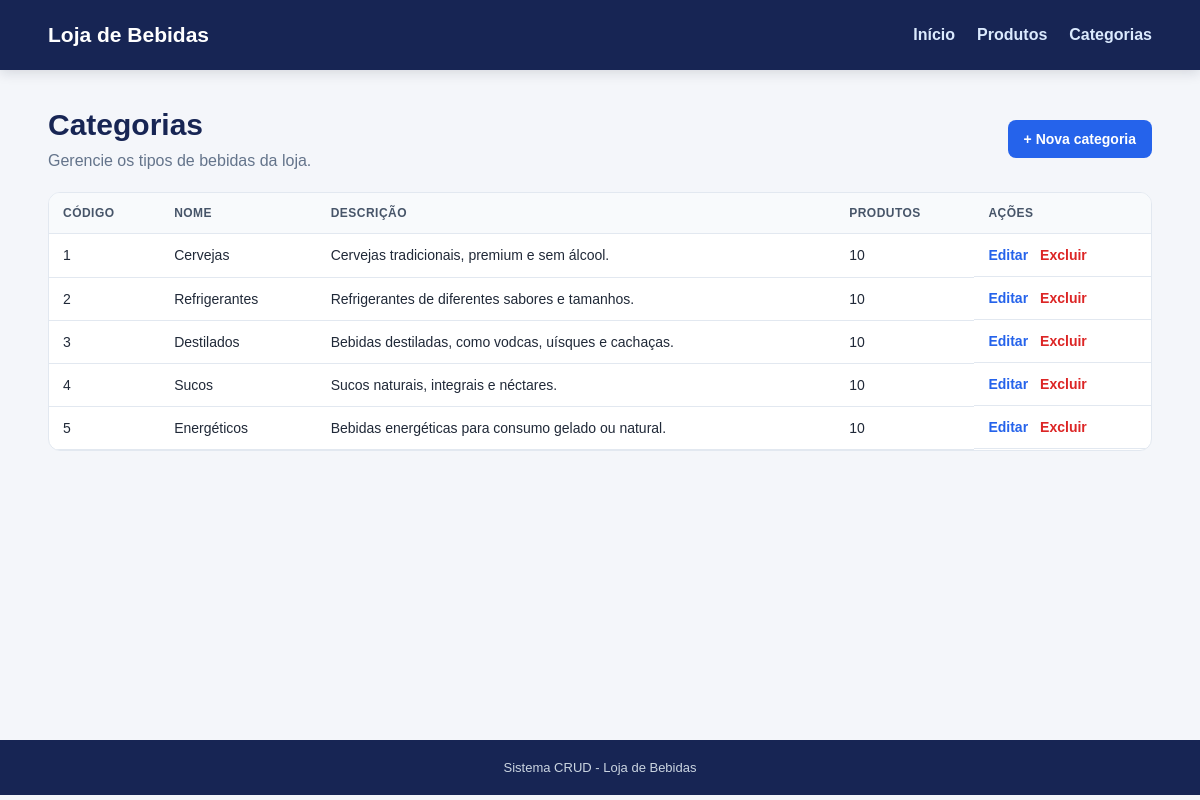
The app's page /categorias/index.php with its own data.
### tables this page shows
CREATE TABLE categorias (
    codigo_categoria INT UNSIGNED NOT NULL,
    nome VARCHAR(60) NOT NULL,
    descricao VARCHAR(255) NULL,
    PRIMARY KEY (codigo_categoria),
    UNIQUE KEY uq_categorias_nome (nome)
);

### categorias/index.php (the view, shortened to what this page needs)
<?php
require_once __DIR__ . "/../config/conexao.php";
$categorias = $pdo
  ->query(
    "SELECT c.*, COUNT(p.codigo_produto) AS total_produtos
     FROM categorias c
     LEFT JOIN produtos p
       ON p.categoria_codigo = c.codigo_categoria
     GROUP BY c.codigo_categoria
     ORDER BY c.codigo_categoria"
  )
  ->fetchAll();
require __DIR__ . "/../includes/header.php";
?>
<div class="titulo-pagina">
  <div>
    <h1>Categorias</h1>
    <p>Gerencie os tipos de bebidas da loja.</p>
  </div>
  <a class="botao" href="cadastrar.php">
    + Nova categoria
  </a>
</div>
<div class="tabela-responsiva">
  <table>
    <thead>
      <tr>
        <th>Código</th>
        <th>Nome</th>
        <th>Descrição</th>
        <th>Produtos</th>
        <th>Ações</th>
      </tr>
    </thead>
    <tbody>
      <?php if (!$categorias): ?>
        <tr>
          <td colspan="5" class="vazio">
            Nenhuma categoria cadastrada.
          </td>
        </tr>
      <?php else: ?>
        <?php foreach ($categorias as $c): ?>
          <tr>
            <td><?= (int) $c["codigo_categoria"] ?></td>
            <td><?= htmlspecialchars($c["nome"]) ?></td>
            <td><?= htmlspecialchars($c["descricao"] ?? "") ?></td>
            <td><?= (int) $c["total_produtos"] ?></td>
            <td class="acoes">
              <a
                class="link-editar"
                href="editar.php?id=<?= (int) $c["codigo_categoria"] ?>"
              >
                Editar
              </a>
              <form
                method="post"
                action="excluir.php"
                onsubmit="return confirm('Deseja excluir esta categoria? Ela não pode ter produtos vinculados.');"
              >
                <button class="link-excluir" type="submit">
                  Excluir
                </button>
              </form>
            </td>
          </tr>
        <?php endforeach; ?>
      <?php endif; ?>
    </tbody>
  </table>
</div>
<?php
require __DIR__ . "/../includes/footer.php";
?>

### includes/header.php (shortened to what this page needs)
<!DOCTYPE html>
<html lang="pt-BR">
  <head>
    <link
      rel="stylesheet"
      href="/crud_loja_bebidas/assets/style.css"
    >
  </head>
  <body>
    <header class="topo">
      <div class="container topo-conteudo">
        <a class="marca" href="/crud_loja_bebidas/index.php">
          Loja de Bebidas
        </a>
        <nav>
          <a href="/crud_loja_bebidas/index.php">Início</a>
          <a href="/crud_loja_bebidas/produtos/index.php">Produtos</a>
          <a href="/crud_loja_bebidas/categorias/index.php">Categorias</a>
        </nav>
      </div>
    </header>
    <main class="container conteudo">

### includes/footer.php (shortened to what this page needs)
</main>
<footer class="rodape">
  <div class="container">
    Sistema CRUD - Loja de Bebidas
  </div>
</footer>
</body>
</html>

### assets/style.css (style rules this page uses)
* { box-sizing: border-box; }
body { margin: 0; font-family: Arial, Helvetica, sans-serif; background: #f4f6fa; color: #202938; }
.container { width: min(1180px, 92%); margin: 0 auto; }
.topo { background: #172554; color: #fff; box-shadow: 0 3px 12px #0f172a22; }
.topo-conteudo { min-height: 70px; display: flex; align-items: center; justify-content: space-between; gap: 20px; }
.marca { font-size: 21px; font-weight: 800; color: #fff; text-decoration: none; }
nav { display: flex; gap: 22px; flex-wrap: wrap; }
nav a { color: #dbeafe; text-decoration: none; font-weight: 600; }
.conteudo { min-height: calc(100vh - 130px); padding-top: 38px; padding-bottom: 55px; }
h1 { font-size: 30px; margin: 0 0 10px; color: #172554; }
p { color: #64748b; }
.botao { display: inline-block; border: 0; border-radius: 8px; background: #2563eb; color: #fff; text-decoration: none; padding: 11px 16px; font-weight: 700; cursor: pointer; font-size: 14px; }
.titulo-pagina { display: flex; justify-content: space-between; align-items: center; gap: 18px; margin-bottom: 22px; }
.titulo-pagina p { margin: 0; }
.tabela-responsiva { overflow-x: auto; background: #fff; border: 1px solid #e2e8f0; border-radius: 12px; }
table { width: 100%; border-collapse: collapse; min-width: 780px; }
th, td { text-align: left; padding: 13px 14px; border-bottom: 1px solid #e2e8f0; font-size: 14px; }
th { background: #f8fafc; color: #475569; font-size: 12px; text-transform: uppercase; letter-spacing: 0.04em; }
.acoes { white-space: nowrap; display: flex; gap: 12px; align-items: center; }
.acoes form { display: inline; }
.link-editar, .link-excluir { font: inherit; font-weight: 700; text-decoration: none; background: none; border: 0; padding: 0; cursor: pointer; }
.link-editar { color: #2563eb; }
.link-excluir { color: #dc2626; }
.rodape { background: #172554; color: #cbd5e1; padding: 20px 0; text-align: center; font-size: 13px; }

### records on screen
categorias: codigo_categoria "1", nome "Cervejas", descricao "Cervejas tradicionais, premium e sem álcool.", total_produtos "10"
categorias: codigo_categoria "2", nome "Refrigerantes", descricao "Refrigerantes de diferentes sabores e tamanhos.", total_produtos "10"
categorias: codigo_categoria "3", nome "Destilados", descricao "Bebidas destiladas, como vodcas, uísques e cachaças.", total_produtos "10"
categorias: codigo_categoria "4", nome "Sucos", descricao "Sucos naturais, integrais e néctares.", total_produtos "10"
categorias: codigo_categoria "5", nome "Energéticos", descricao "Bebidas energéticas para consumo gelado ou natural.", total_produtos "10"
